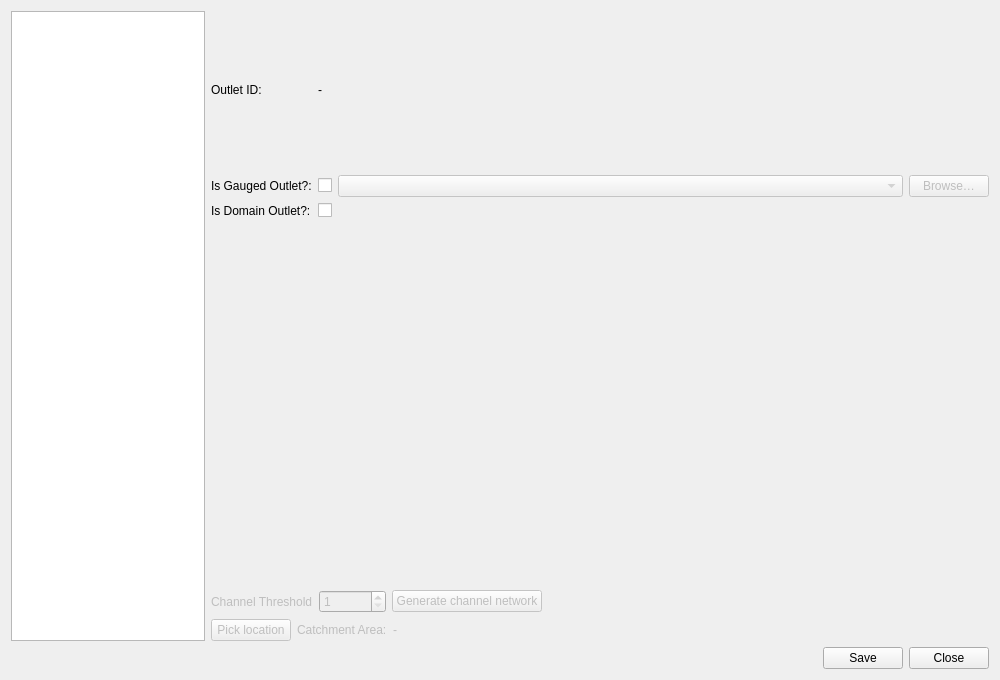
<?xml version="1.0" encoding="UTF-8"?>
<ui version="4.0">
 <class>DomainDelineatorDialog</class>
 <widget class="QDialog" name="DomainDelineatorDialog">
  <property name="geometry">
   <rect>
    <x>0</x>
    <y>0</y>
    <width>1000</width>
    <height>680</height>
   </rect>
  </property>
  <property name="minimumSize">
   <size>
    <width>800</width>
    <height>560</height>
   </size>
  </property>
  <property name="windowTitle">
   <string>Domain Delineator</string>
  </property>
  <layout class="QVBoxLayout" name="verticalLayout">
   <item>
    <layout class="QHBoxLayout" name="horizontalLayout_content" stretch="1,4">
     <item>
      <widget class="QListWidget" name="listWidget_outlets">
       <property name="minimumSize">
        <size>
         <width>180</width>
         <height>0</height>
        </size>
       </property>
       <property name="maximumSize">
        <size>
         <width>260</width>
         <height>16777215</height>
        </size>
       </property>
      </widget>
     </item>
     <item>
      <layout class="QVBoxLayout" name="verticalLayout_details">
       <item>
        <layout class="QGridLayout" name="gridLayout_outletDetails">
         <item row="0" column="0">
          <widget class="QLabel" name="label_outletID">
           <property name="text">
            <string>Outlet ID:</string>
           </property>
          </widget>
         </item>
         <item row="0" column="1" colspan="2">
          <widget class="QLabel" name="label_outletIDValue">
           <property name="text">
            <string>-</string>
           </property>
          </widget>
         </item>
         <item row="1" column="0">
          <widget class="QLabel" name="label_isGaugedOutlet">
           <property name="text">
            <string>Is Gauged Outlet?:</string>
           </property>
          </widget>
         </item>
         <item row="1" column="1">
          <widget class="QCheckBox" name="checkBox_isGaugedOutlet">
           <property name="text">
            <string/>
           </property>
          </widget>
         </item>
         <item row="1" column="2">
          <widget class="QComboBox" name="comboBox_dischargeFile">
           <property name="enabled">
            <bool>false</bool>
           </property>
           <property name="sizePolicy">
            <sizepolicy hsizetype="Expanding" vsizetype="Fixed">
             <horstretch>1</horstretch>
             <verstretch>0</verstretch>
            </sizepolicy>
           </property>
          </widget>
         </item>
         <item row="1" column="3">
          <widget class="QPushButton" name="pushButton_browseDischargeFile">
           <property name="enabled">
            <bool>false</bool>
           </property>
           <property name="text">
            <string>Browse…</string>
           </property>
          </widget>
         </item>
         <item row="2" column="0">
          <widget class="QLabel" name="label_isDomainOutlet">
           <property name="text">
            <string>Is Domain Outlet?:</string>
           </property>
          </widget>
         </item>
         <item row="2" column="1">
          <widget class="QCheckBox" name="checkBox_isDomainOutlet">
           <property name="text">
            <string/>
           </property>
          </widget>
         </item>
        </layout>
       </item>
       <item>
        <widget class="QWidget" name="widget_domainControls" native="true">
         <property name="enabled">
          <bool>false</bool>
         </property>
         <layout class="QVBoxLayout" name="verticalLayout_domainControls">
          <property name="leftMargin">
           <number>0</number>
          </property>
          <property name="topMargin">
           <number>0</number>
          </property>
          <property name="rightMargin">
           <number>0</number>
          </property>
          <property name="bottomMargin">
           <number>0</number>
          </property>
          <item>
           <widget class="QWidget" name="widget_mapCanvasHost" native="true">
            <property name="minimumSize">
             <size>
              <width>0</width>
              <height>360</height>
             </size>
            </property>
            <property name="autoFillBackground">
             <bool>true</bool>
            </property>
           </widget>
          </item>
          <item>
           <layout class="QHBoxLayout" name="horizontalLayout_channelThreshold">
            <item>
             <widget class="QLabel" name="label_channelThreshold">
              <property name="text">
               <string>Channel Threshold</string>
              </property>
             </widget>
            </item>
            <item>
             <widget class="QSpinBox" name="spinBox_channelThreshold">
              <property name="minimum">
               <number>1</number>
              </property>
              <property name="maximum">
               <number>2147483647</number>
              </property>
              <property name="value">
               <number>1</number>
              </property>
             </widget>
            </item>
            <item>
             <widget class="QPushButton" name="pushButton_generateChannelNetwork">
              <property name="text">
               <string>Generate channel network</string>
              </property>
             </widget>
            </item>
            <item>
             <spacer name="horizontalSpacer_channelThreshold">
              <property name="orientation">
               <enum>Qt::Horizontal</enum>
              </property>
              <property name="sizeHint" stdset="0">
               <size>
                <width>40</width>
                <height>20</height>
               </size>
              </property>
             </spacer>
            </item>
           </layout>
          </item>
          <item>
           <layout class="QHBoxLayout" name="horizontalLayout_location">
            <item>
             <widget class="QPushButton" name="pushButton_pickLocation">
              <property name="text">
               <string>Pick location</string>
              </property>
             </widget>
            </item>
            <item>
             <widget class="QLabel" name="label_catchmentArea">
              <property name="text">
               <string>Catchment Area:</string>
              </property>
             </widget>
            </item>
            <item>
             <widget class="QLabel" name="label_catchmentAreaValue">
              <property name="text">
               <string>-</string>
              </property>
             </widget>
            </item>
            <item>
             <spacer name="horizontalSpacer_location">
              <property name="orientation">
               <enum>Qt::Horizontal</enum>
              </property>
              <property name="sizeHint" stdset="0">
               <size>
                <width>40</width>
                <height>20</height>
               </size>
              </property>
             </spacer>
            </item>
           </layout>
          </item>
         </layout>
        </widget>
       </item>
      </layout>
     </item>
    </layout>
   </item>
   <item>
    <layout class="QHBoxLayout" name="horizontalLayout_buttons">
     <item>
      <spacer name="horizontalSpacer_buttons">
       <property name="orientation">
        <enum>Qt::Horizontal</enum>
       </property>
       <property name="sizeHint" stdset="0">
        <size>
         <width>40</width>
         <height>20</height>
        </size>
       </property>
      </spacer>
     </item>
     <item>
      <widget class="QPushButton" name="pushButton_save">
       <property name="text">
        <string>Save</string>
       </property>
      </widget>
     </item>
     <item>
      <widget class="QPushButton" name="pushButton_close">
       <property name="text">
        <string>Close</string>
       </property>
      </widget>
     </item>
    </layout>
   </item>
  </layout>
 </widget>
 <resources/>
 <connections/>
</ui>
